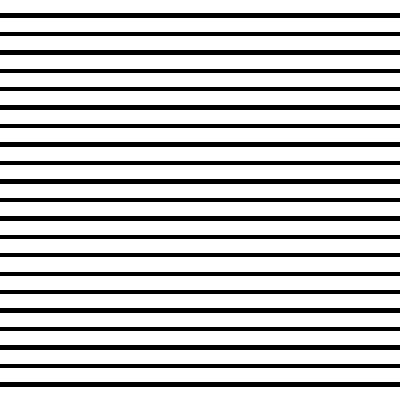
#> input picture images/fourier analysis/horizontal_lines.jpg, 400 x 400 px
$ python fourier_analysis.py
#> lines starting #> are read from the running program, lines starting #| are printed output that depends on the picture
# -*- coding: utf-8 -*-
"""
Created on Tue May 21 13:20:21 2019

@author: AshKing
"""

import cv2 as cv
import numpy as np


img = cv.imread('images/fourier analysis/horizontal_lines.jpg',0)
#> img is the input picture: shape (400, 400); min 0, max 255, mean 195.7

f = np.fft.fft2(img)   #2d fast fourier transform
fshift = np.fft.fftshift(f)  #shift the high frequency component in the centre
magnitude_spectrum = 20*np.log(np.abs(fshift))  #magnitude spectrum
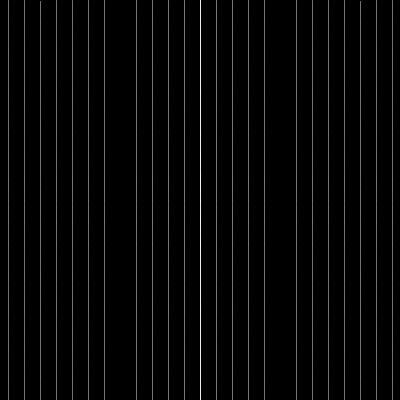
#> magnitude_spectrum: shape (400, 400) float64; 94.25% of the values are NaN or infinite; the others: min -1247.7, max 345.2, mean -489.3; drawn with min black, max white, NaN and infinite black
magnitude_spectrum=np.array(magnitude_spectrum,dtype=np.uint8)
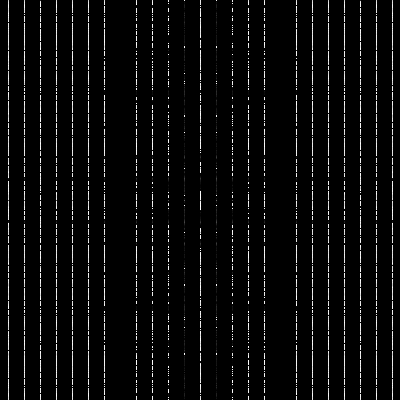
#> magnitude_spectrum: shape (400, 400); min 0, max 255, mean 9.8
angle=20*np.log(np.angle(fshift))   #calculate phase
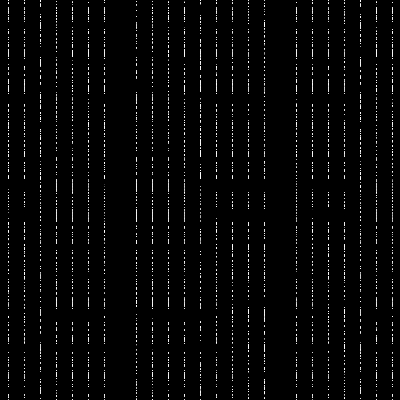
#> angle: shape (400, 400) float64; 97.12% of the values are NaN or infinite; the others: min -131.7, max 22.89, mean 2.83; drawn with min black, max white, NaN and infinite black
angle=np.array(angle,dtype=np.uint8)  #convert array to uint8
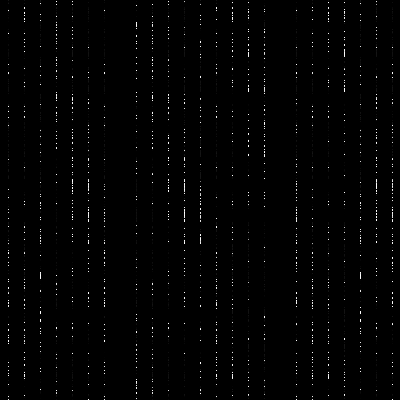
#> angle: shape (400, 400); min 0, max 255, mean 2.4

cv.imshow("original",img)
cv.imshow("magnitude",magnitude_spectrum)
cv.imshow("inverse",angle)
cv.waitKey(0)
cv.destroyAllWindows()
